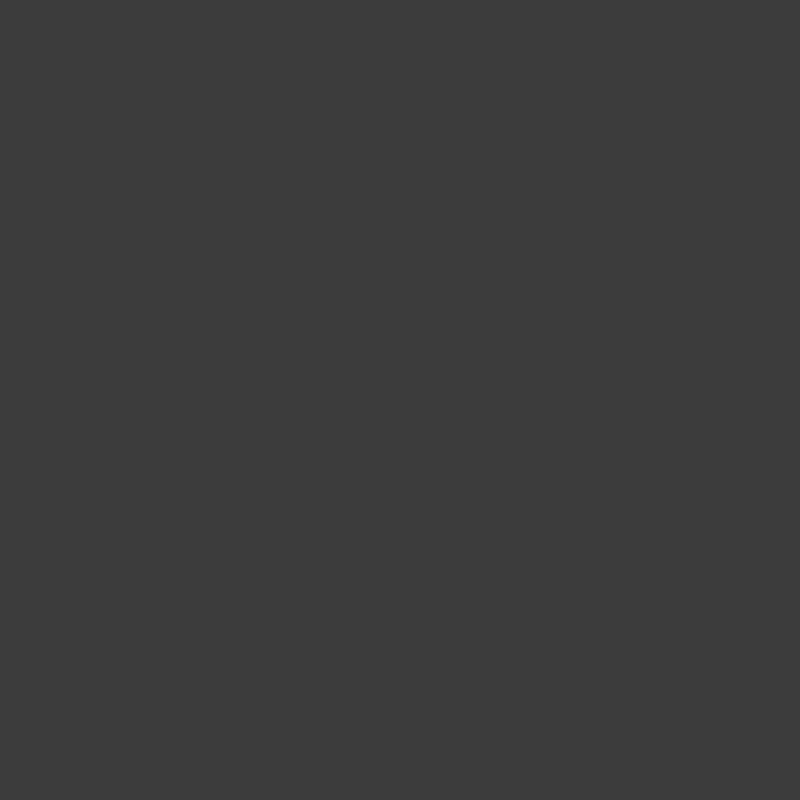
Frame 1 (no input)
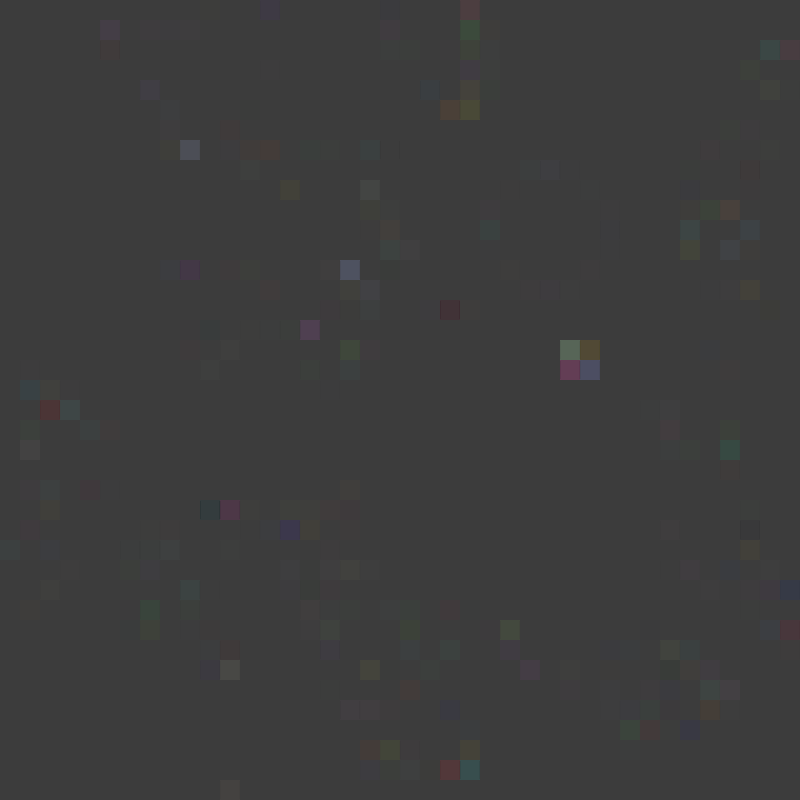
Frame 60 (no input)
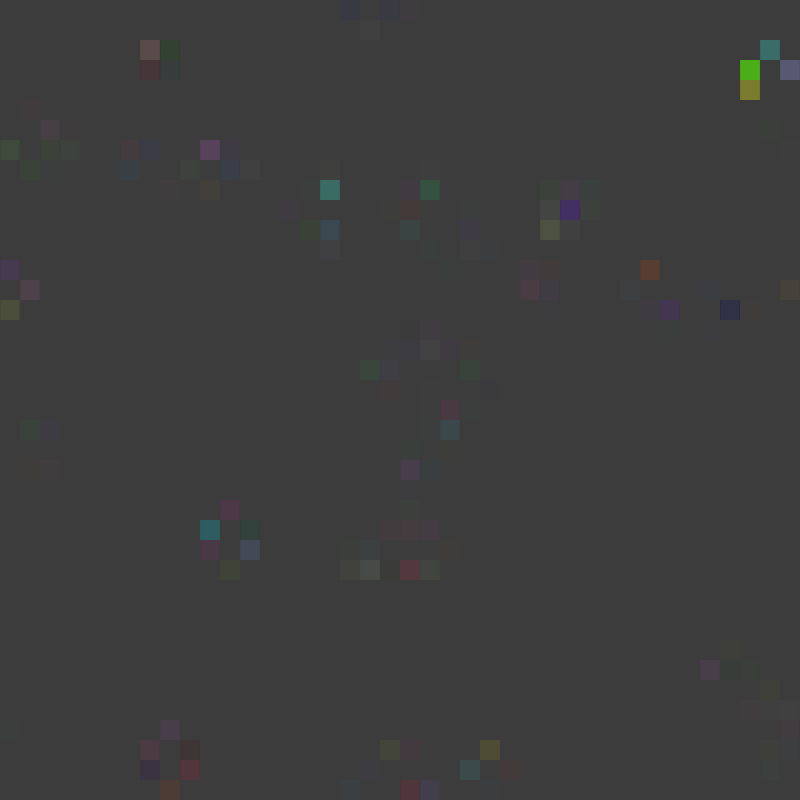
Frame 120 (the mouse pressed at the canvas centre since frame 60)

The p5.js sketch that drew these frames (run headless with seeded random() and noise() and a simulated clock; from frame 60 on, the mouse is pressed at the canvas centre):

// p5.js sketch
// ── sketch.js
var gridCountX;
var gridCountY;
var gridSize = 20;
var liveC;
var deadC;
var oldSec;
var oldCells = [];
var newCells = [];
var colorTrack = [];
var alphaTrack = [];

function setup() {
  createCanvas(800, 800);
  background(60);
  gridCountX = floor(width/gridSize);
  gridCountY = floor(height/gridSize);
  liveC = color(255);
  deadC = color(60);
  oldSec = 0;
  init();
  //update();
}

function draw(){

  var newSec = millis();
  if (newSec > oldSec + 50 ){// && newSec % 5 == 0) {
    oldSec = newSec;
    update();
    for(var y = 0; y < gridCountY; y++){
      for(var x = 0; x < gridCountX; x++){
          noStroke();
          if(newCells[x + y * gridCountY] == 1 ){
          //  alpha
            //colorTrack[x + y * gridCountY] = colorMode(colorTrack[x + y * gridCountY], (alpha + 1) % 255);
            alphaTrack[x + y * gridCountY] += 1;
            fill(red(colorTrack[x + y * gridCountY]), green(colorTrack[x + y * gridCountY]), blue(colorTrack[x + y * gridCountY]), map(alphaTrack[x + y * gridCountY], 0, 500, 0, 255 ));
          //  colorTrack[x + y * gridCountY] += 1;
          }
          else{
            fill(deadC);
                    //console.log("x: " + x + " y: " + y);
          }
          rect(x * gridSize, y * gridSize, gridSize, gridSize);
      }
    }
  }
}

function update(){
  newCells = [];
  for(var x = 0; x < gridCountX; x++){
    for(var y = 0; y < gridCountY; y++){
      updateBasedOnRules(x, y);
    }
  }
  oldCells = newCells;
}

function init(){
  for(var j = 0; j < gridCountY; j++){
    for(var i = 0; i < gridCountX; i++){
      if ( i !=0 && j != 0 && i != gridCountX - 1 && j != gridCountY - 1){
        oldCells[i + j * gridCountY] = round(random());
        newCells[i + j * gridCountY] = oldCells[i + j * gridCountY];
        colorTrack[i + j * gridCountY] = color(floor(random(255)), floor(random(255)), floor(random(255)));
      }
      else{
        oldCells[i + j * gridCountY] = 0;
        colorTrack[i + j * gridCountY] = color(floor(random(255)), floor(random(255)), floor(random(255)));
      }
      alphaTrack[i + j * gridCountY] = 1;
    }
  }
}

function updateBasedOnRules(x, y){
  //rv is false for dead, true for live
  var index = (x + y * gridCountY);
  var isAlive = oldCells[index];
  var willLive = 0;
  for(var i = x - 1; i < x + 2; i++){
    for(var j = y - 1; j < y + 2; j++){
      if ((i != x) || (j != y)){
        var t = i;
        var u = j;
        if(t < 0 || t >= gridCountX){
          t = (i + gridCountX) % gridCountX;
        }
        if( u < 0 || u >= gridCountY){
          u = (j + gridCountY) % gridCountY;
        }
        willLive += oldCells[t + u * gridCountY];
      }
    }
  }

  if(isAlive === 1){
    if(willLive < 2 || willLive > 3){
      isAlive = 0;
    }
  }
  else if(isAlive === 0){
    if(willLive === 3){
      isAlive = 1;
  //      console.log(x + ", " + y + " " + index + " live: " + willLive + " isAlive: " + isAlive);
    }
  }

  newCells[index] = isAlive;


}
